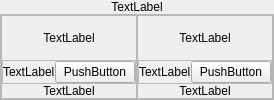
                             <widget class="QWidget" name="tab_5">
                              <attribute name="title">
                               <string>쪽</string>
                              </attribute>
                              <layout class="QVBoxLayout" name="verticalLayout_40">
                               <property name="spacing">
                                <number>0</number>
                               </property>
                               <property name="leftMargin">
                                <number>0</number>
                               </property>
                               <property name="topMargin">
                                <number>0</number>
                               </property>
                               <property name="rightMargin">
                                <number>0</number>
                               </property>
                               <property name="bottomMargin">
                                <number>0</number>
                               </property>
                               <item>
                                <widget class="QLabel" name="label_103">
                                 <property name="sizePolicy">
                                  <sizepolicy hsizetype="Preferred" vsizetype="Maximum">
                                   <horstretch>0</horstretch>
                                   <verstretch>0</verstretch>
                                  </sizepolicy>
                                 </property>
                                 <property name="styleSheet">
                                  <string notr="true">font: 75 16pt &quot;Arial&quot;;</string>
                                 </property>
                                 <property name="text">
                                  <string>TextLabel</string>
                                 </property>
                                 <property name="alignment">
                                  <set>Qt::AlignCenter</set>
                                 </property>
                                </widget>
                               </item>
                               <item>
                                <widget class="QFrame" name="frame_29">
                                 <property name="frameShape">
                                  <enum>QFrame::StyledPanel</enum>
                                 </property>
                                 <property name="frameShadow">
                                  <enum>QFrame::Raised</enum>
                                 </property>
                                 <layout class="QHBoxLayout" name="horizontalLayout_65">
                                  <property name="spacing">
                                   <number>0</number>
                                  </property>
                                  <property name="leftMargin">
                                   <number>0</number>
                                  </property>
                                  <property name="topMargin">
                                   <number>0</number>
                                  </property>
                                  <property name="rightMargin">
                                   <number>0</number>
                                  </property>
                                  <property name="bottomMargin">
                                   <number>0</number>
                                  </property>
                                  <item>
                                   <widget class="QFrame" name="frame_66">
                                    <property name="frameShape">
                                     <enum>QFrame::StyledPanel</enum>
                                    </property>
                                    <property name="frameShadow">
                                     <enum>QFrame::Raised</enum>
                                    </property>
                                    <layout class="QVBoxLayout" name="verticalLayout_18">
                                     <property name="spacing">
                                      <number>0</number>
                                     </property>
                                     <property name="leftMargin">
                                      <number>0</number>
                                     </property>
                                     <property name="topMargin">
                                      <number>0</number>
                                     </property>
                                     <property name="rightMargin">
                                      <number>0</number>
                                     </property>
                                     <property name="bottomMargin">
                                      <number>0</number>
                                     </property>
                                     <item>
                                      <widget class="QLabel" name="label_52">
                                       <property name="text">
                                        <string>TextLabel</string>
                                       </property>
                                       <property name="alignment">
                                        <set>Qt::AlignCenter</set>
                                       </property>
                                      </widget>
                                     </item>
                                     <item>
                                      <widget class="QFrame" name="frame_72">
                                       <property name="sizePolicy">
                                        <sizepolicy hsizetype="Preferred" vsizetype="Maximum">
                                         <horstretch>0</horstretch>
                                         <verstretch>0</verstretch>
                                        </sizepolicy>
                                       </property>
                                       <property name="frameShape">
                                        <enum>QFrame::StyledPanel</enum>
                                       </property>
                                       <property name="frameShadow">
                                        <enum>QFrame::Raised</enum>
                                       </property>
                                       <layout class="QHBoxLayout" name="horizontalLayout_47">
                                        <property name="spacing">
                                         <number>0</number>
                                        </property>
                                        <property name="leftMargin">
                                         <number>0</number>
                                        </property>
                                        <property name="topMargin">
                                         <number>0</number>
                                        </property>
                                        <property name="rightMargin">
                                         <number>0</number>
                                        </property>
                                        <property name="bottomMargin">
                                         <number>0</number>
                                        </property>
                                        <item>
                                         <widget class="QLabel" name="label_76">
                                          <property name="sizePolicy">
                                           <sizepolicy hsizetype="Maximum" vsizetype="Maximum">
                                            <horstretch>0</horstretch>
                                            <verstretch>0</verstretch>
                                           </sizepolicy>
                                          </property>
                                          <property name="text">
                                           <string>TextLabel</string>
                                          </property>
                                         </widget>
                                        </item>
                                        <item>
                                         <widget class="QPushButton" name="pushButton_9">
                                          <property name="sizePolicy">
                                           <sizepolicy hsizetype="Maximum" vsizetype="Maximum">
                                            <horstretch>0</horstretch>
                                            <verstretch>0</verstretch>
                                           </sizepolicy>
                                          </property>
                                          <property name="text">
                                           <string>PushButton</string>
                                          </property>
                                         </widget>
                                        </item>
                                       </layout>
                                      </widget>
                                     </item>
                                     <item>
                                      <widget class="QLabel" name="label_67">
                                       <property name="sizePolicy">
                                        <sizepolicy hsizetype="Preferred" vsizetype="Maximum">
                                         <horstretch>0</horstretch>
                                         <verstretch>0</verstretch>
                                        </sizepolicy>
                                       </property>
                                       <property name="text">
                                        <string>TextLabel</string>
                                       </property>
                                       <property name="alignment">
                                        <set>Qt::AlignCenter</set>
                                       </property>
                                      </widget>
                                     </item>
                                    </layout>
                                   </widget>
                                  </item>
                                  <item>
                                   <widget class="QFrame" name="frame_67">
                                    <property name="frameShape">
                                     <enum>QFrame::StyledPanel</enum>
                                    </property>
                                    <property name="frameShadow">
                                     <enum>QFrame::Raised</enum>
                                    </property>
                                    <layout class="QVBoxLayout" name="verticalLayout_20">
                                     <property name="spacing">
                                      <number>0</number>
                                     </property>
                                     <property name="leftMargin">
                                      <number>0</number>
                                     </property>
                                     <property name="topMargin">
                                      <number>0</number>
                                     </property>
                                     <property name="rightMargin">
                                      <number>0</number>
                                     </property>
                                     <property name="bottomMargin">
                                      <number>0</number>
                                     </property>
                                     <item>
                                      <widget class="QLabel" name="label_68">
                                       <property name="text">
                                        <string>TextLabel</string>
                                       </property>
                                       <property name="alignment">
                                        <set>Qt::AlignCenter</set>
                                       </property>
                                      </widget>
                                     </item>
                                     <item>
                                      <widget class="QFrame" name="frame_73">
                                       <property name="sizePolicy">
                                        <sizepolicy hsizetype="Preferred" vsizetype="Maximum">
                                         <horstretch>0</horstretch>
                                         <verstretch>0</verstretch>
                                        </sizepolicy>
                                       </property>
                                       <property name="frameShape">
                                        <enum>QFrame::StyledPanel</enum>
                                       </property>
                                       <property name="frameShadow">
                                        <enum>QFrame::Raised</enum>
                                       </property>
                                       <layout class="QHBoxLayout" name="horizontalLayout_48">
                                        <property name="spacing">
                                         <number>0</number>
                                        </property>
                                        <property name="leftMargin">
                                         <number>0</number>
                                        </property>
                                        <property name="topMargin">
                                         <number>0</number>
                                        </property>
                                        <property name="rightMargin">
                                         <number>0</number>
                                        </property>
                                        <property name="bottomMargin">
                                         <number>0</number>
                                        </property>
                                        <item>
                                         <widget class="QLabel" name="label_77">
                                          <property name="sizePolicy">
                                           <sizepolicy hsizetype="Maximum" vsizetype="Maximum">
                                            <horstretch>0</horstretch>
                                            <verstretch>0</verstretch>
                                           </sizepolicy>
                                          </property>
                                          <property name="text">
                                           <string>TextLabel</string>
                                          </property>
                                         </widget>
                                        </item>
                                        <item>
                                         <widget class="QPushButton" name="pushButton_10">
                                          <property name="sizePolicy">
                                           <sizepolicy hsizetype="Maximum" vsizetype="Maximum">
                                            <horstretch>0</horstretch>
                                            <verstretch>0</verstretch>
                                           </sizepolicy>
                                          </property>
                                          <property name="text">
                                           <string>PushButton</string>
                                          </property>
                                         </widget>
                                        </item>
                                       </layout>
                                      </widget>
                                     </item>
                                     <item>
                                      <widget class="QLabel" name="label_69">
                                       <property name="sizePolicy">
                                        <sizepolicy hsizetype="Preferred" vsizetype="Maximum">
                                         <horstretch>0</horstretch>
                                         <verstretch>0</verstretch>
                                        </sizepolicy>
                                       </property>
                                       <property name="text">
                                        <string>TextLabel</string>
                                       </property>
                                       <property name="alignment">
                                        <set>Qt::AlignCenter</set>
                                       </property>
                                      </widget>
                                     </item>
                                    </layout>
                                   </widget>
                                  </item>
                                 </layout>
                                </widget>
                               </item>
                              </layout>
                             </widget>
